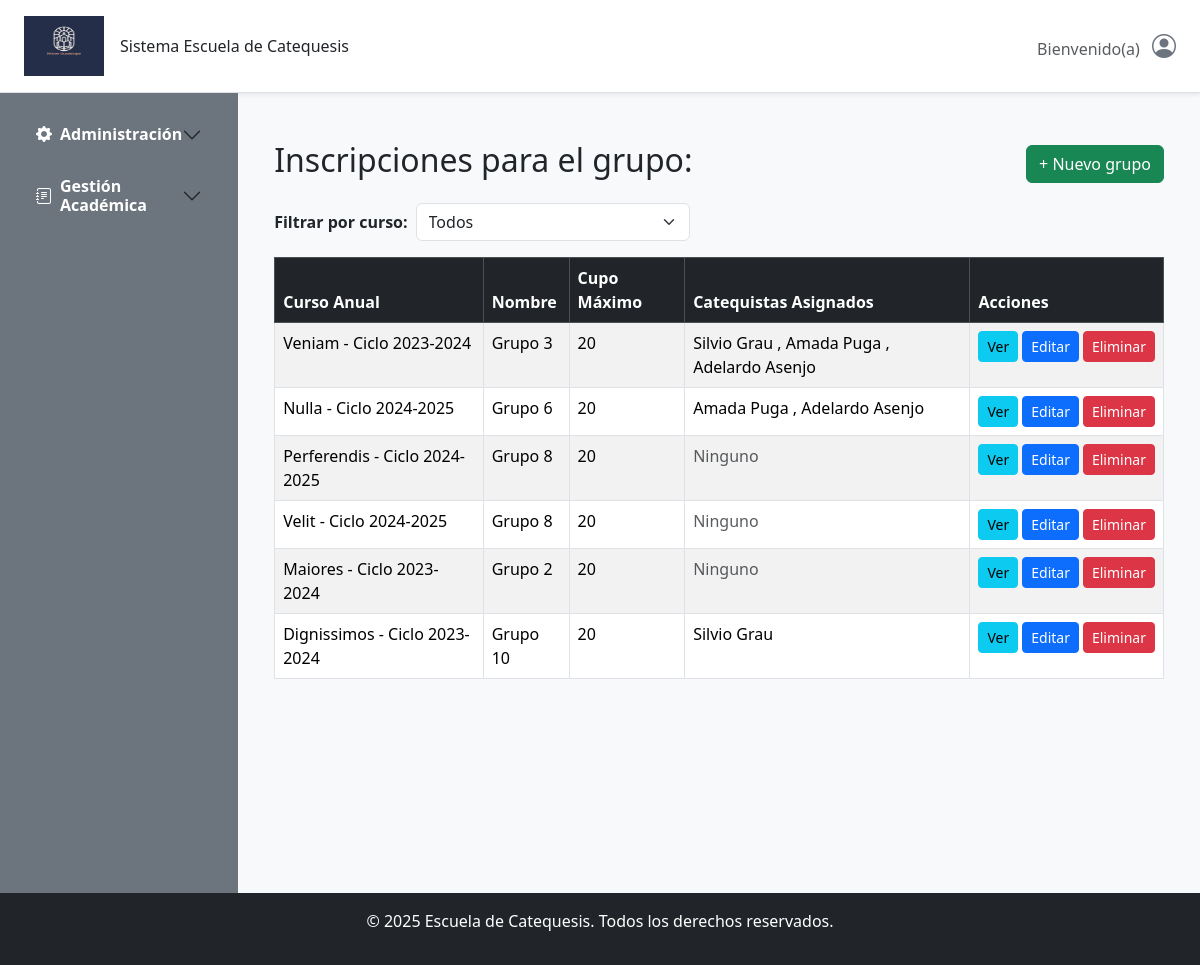
/grupo/grupo/, run on the app's committed database.
### gestion/models.py (models this page shows, shortened)
class Grupo(models.Model):
    curso_anual = models.ForeignKey(CursoAnual, on_delete=models.CASCADE)
    nombre = models.CharField(max_length=50)
    cupo_maximo = models.PositiveIntegerField(default=20)
    catequistas = models.ManyToManyField('Catequista', blank=True)  # <--- Cambiado

class CursoAnual(models.Model):
    curso = models.ForeignKey(Curso, on_delete=models.CASCADE)
    ciclo = models.ForeignKey(CicloCatequesis, on_delete=models.CASCADE)
    cupo_maximo = models.PositiveIntegerField()
    catequistas = models.ManyToManyField('Catequista', blank=True)  # <--- Cambiado
    cerrado = models.BooleanField(default=False)
    def __str__(self):
       return self.curso.nombre + ' - ' + self.ciclo.nombre_ciclo

class AuditModel(models.Model):
    creado_por = models.CharField(max_length=150, blank=True, null=True, editable=False)
    actualizado_por = models.CharField(max_length=150, blank=True, null=True, editable=False)
    fecha_creacion = models.DateTimeField(auto_now_add=True)
    ultima_actualizacion = models.DateTimeField(auto_now=True)
    class Meta:
        abstract = True

class Curso(AuditModel):
    codigo = models.CharField(max_length=10, blank=False, unique=True)
    nombre = models.CharField(max_length=100, blank=False)
    descripcion = models.CharField(max_length=255, default="Sin descripción")
    acta_bautizmo = models.BooleanField(default=False,verbose_name="Acta bautizmo")
    acta_nacimiento = models.BooleanField(default=False,verbose_name="Acta nacimiento")
    acta_comunion = models.BooleanField(default=False,verbose_name="Acta comunión")
    acta_matrimonio = models.BooleanField(default=False,verbose_name="Acta Matrimonio")
    costo = models.DecimalField(max_digits=8, decimal_places=2,blank=True,verbose_name="Costo")
    class Meta:
        verbose_name = 'Curso'
        verbose_name_plural = 'Cursos'

class CicloCatequesis(models.Model):
    nombre_ciclo = models.CharField(max_length=100, blank=False, null=False)
    descripcion = models.TextField(max_length=200,  blank=False, null=False)
    fecha_inicio = models.DateField()
    fecha_fin = models.DateField()
    activo = models.BooleanField(default=True)
    observaciones = models.TextField(max_length=250,blank=True, null=True)

class BaseModel(models.Model):
    nombres = models.CharField(max_length=100, blank=False,null=False)
    apellidos = models.CharField(max_length=100, blank=True,null=False)
    direccion = models.CharField(max_length=250, blank=True)
    codigo_postal = models.CharField(max_length=10, blank=True)
    telefono = models.CharField(max_length=15, blank=True)
    email = models.EmailField(blank=True)
    class Meta:
        abstract = True  # Esto indica que no se creará una tabla para este modelo

class Catequista(BaseModel, AuditModel):
    parroquia = models.ForeignKey('Parroquia', on_delete=models.CASCADE)
    photo = models.ImageField(verbose_name="Foto",
            upload_to='documentos/Catequistas/Photos/',null=True,blank=True,
            default='documentos/Catequistas/Photos/foto_default.jpg',
            help_text="Foto opcional del catequista." )
    class Meta:
        verbose_name = 'Catequista'
        verbose_name_plural = 'Catequistas'

### gestion/views/grupo_views.py (the view)
# urls.py: path('grupo/', GrupoListView.as_view(), name='grupo_list'),
class GrupoListView(ListView):
    model = Grupo
    template_name = 'Gestion/Grupos/grupo_list.html'
    context_object_name = 'grupos'
    def get_queryset(self):
        queryset = super().get_queryset()
        curso_id = self.request.GET.get('curso')
        if curso_id:
            queryset = queryset.filter(curso_anual__id=curso_id)
        return queryset
    def get_context_data(self, **kwargs):
        context = super().get_context_data(**kwargs)
        context['cursos'] = CursoAnual.objects.all()
        context['curso_id'] = self.request.GET.get('curso', '')
        return context

### templates/Gestion/Grupos/grupo_list.html (shortened to what this page needs)
{% extends 'base.html' %}
{% block content %}
<div class="container mt-4">
  <div class="d-flex justify-content-between align-items-center mb-3">
    <h2>Inscripciones para el grupo: {{ grupo.nombre }}</h2>
    <a href="{% url 'grupo_create' %}" class="btn btn-success">+ Nuevo grupo</a>
  </div>
  <form method="get" class="mb-3 d-flex align-items-center">
    <label for="curso" class="me-2 fw-bold">Filtrar por curso:</label>
    <select name="curso" id="curso" class="form-select w-auto me-2" onchange="this.form.submit()">
      <option value="">Todos</option>
    </select>
  </form>
  <table class="table table-striped table-bordered">
    <thead class="table-dark">
      <tr>
        <th>Curso Anual</th>
        <th>Nombre</th>
        <th>Cupo Máximo</th>
        <th>Catequistas Asignados</th>
        <th>Acciones</th>
      </tr>
    </thead>
    <tbody>
      {% for grupo in grupos %}
      <tr>
        <td>{{ grupo.curso_anual }}</td>
        <td>{{ grupo.nombre }}</td>
        <td>{{ grupo.cupo_maximo }}</td>
        <td>
          {% if grupo.catequistas.all %}
            {% for c in grupo.catequistas.all %}
              {{ c.nombres }} {{ c.apellidos }} {% if not forloop.last %}, {% endif %}
            {% endfor %}
          {% else %}
            <span class="text-muted">Ninguno</span>
          {% endif %}
        </td>
        <td>
          <div class="d-flex gap-1">
            <a href="{% url 'grupo_detail' grupo.pk %}" class="btn btn-info btn-sm">Ver</a>
            <a href="{% url 'grupo_update' grupo.pk %}" class="btn btn-primary btn-sm">Editar</a>
            <a href="{% url 'grupo_delete' grupo.pk %}" class="btn btn-danger btn-sm">Eliminar</a>
          </div>
        </td>
      </tr>
      {% empty %}
      <tr><td colspan="5">No hay grupos registrados.</td></tr>
      {% endfor %}
    </tbody>
  </table>
</div>
{% endblock %}

### data on the page
Grupo: curso_anual "Veniam - Ciclo 2023-2024", nombre "Grupo 3", cupo_maximo "20"
Catequista: nombres "Silvio", apellidos "Grau"
Catequista: nombres "Amada", apellidos "Puga"
Catequista: nombres "Adelardo", apellidos "Asenjo"
Grupo: curso_anual "Nulla - Ciclo 2024-2025", nombre "Grupo 6", cupo_maximo "20"
Grupo: curso_anual "Perferendis - Ciclo 2024-2025", nombre "Grupo 8", cupo_maximo "20", shows "Ninguno"
Grupo: curso_anual "Velit - Ciclo 2024-2025", nombre "Grupo 8", cupo_maximo "20", shows "Ninguno"
Grupo: curso_anual "Maiores - Ciclo 2023-2024", nombre "Grupo 2", cupo_maximo "20", shows "Ninguno"
Grupo: curso_anual "Dignissimos - Ciclo 2023-2024", nombre "Grupo 10", cupo_maximo "20"
